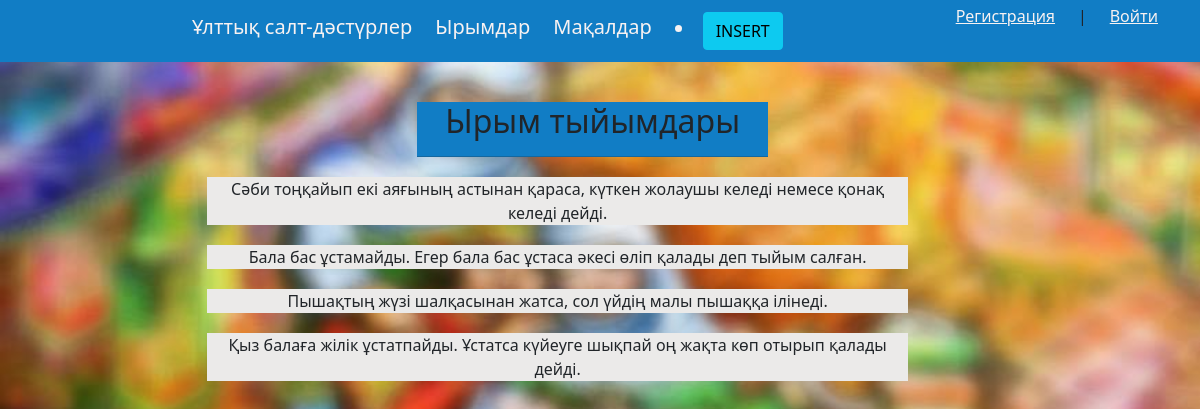
The page /urum/ on the database its author committed.
### project/models.py (models this page shows, shortened)
class Urum(models.Model):
    atu = models.TextField(blank=True)

### project/views.py (the view)
# urls.py: path('urum/',views.urum,name="urum"),
def urum(request):
    urum = Urum.objects.all()
    return render(request,'project/urum.html',{'title':'Ырым тыйымдары','urum': urum})

### project/templates/project/urum.html
{% extends 'project/base.html' %}
{% block content %}
<ul>
        <div class = "model">
            <h2>{{title}}</h2>
            <hr>
        </div>
        {% for p in urum %}
        <div class = "modell">
            <p>{{ p.atu }}</p>
        </div>
        {% endfor %}
</ul>
    {% endblock %}

### project/static/project/css/style.css (style rules this page uses)
html, body { font-family: 'Arial'; margin: 0; padding: 0; height: 100%; width: 100%; color: #444; background-image: url('img/fon.jpg'); background-size: 100%; }
.model { margin-left: 33%; margin-top: 40px; background-color: rgb(17, 125, 197); width: 30%; text-align: center; }
.modell { margin-top: 20px; margin-left: 15%; background-color: rgb(235, 234, 233); width: 60%; text-align: center; }

### rows shown on the page
Urum: atu "Сәби тоңқайып екі аяғының астынан қараса, күткен жолаушы келеді немесе қонақ келеді дейді."
Urum: atu "Бала бас ұстамайды. Егер бала бас ұстаса әкесі өліп қалады деп тыйым салған."
Urum: atu "Пышақтың жүзі шалқасынан жатса, сол үйдің малы пышаққа ілінеді."
Urum: atu "Қыз балаға жілік ұстатпайды. Ұстатса күйеуге шықпай оң жақта көп отырып қалады дейді."

### other values the page prints
{{ title }} "Ырым тыйымдары"
